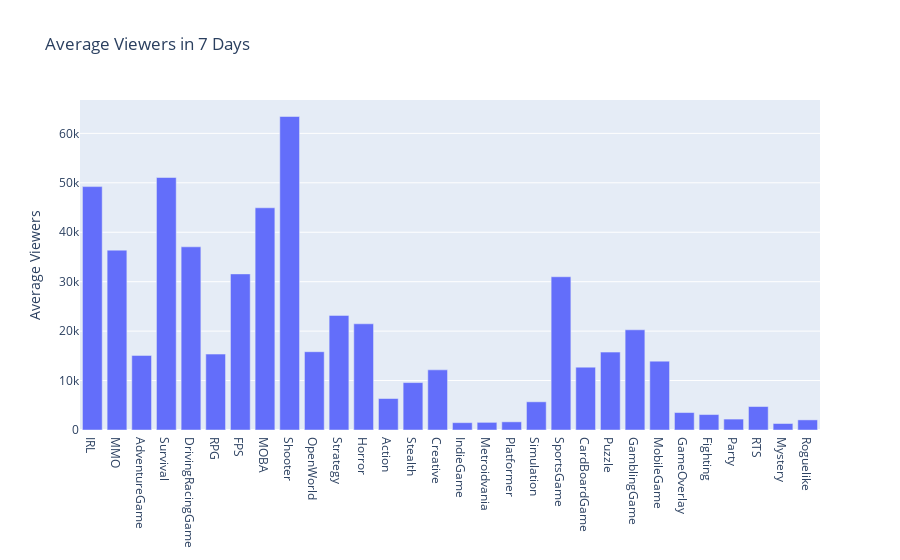

Notebook code cell kept with this figure:
### Code cell
def draw_average_viewers():
    data = {'tag': [], 'aver': []}
    for key in cat.keys():
        data['tag'].append(key)
        sdf = df[df['id'].isin(cat[key])]
        aver = sdf['Avg. viewers, 7 days'].sum() *1.0 / len(cat[key])
        data['aver'].append(aver)
    trace = go.Bar(
        x=data['tag'],
        y=data['aver'],
        name='Number of Games'
    )
    fig=go.Figure(data=[trace])
    fig.update_layout(
        title='Average Viewers in 7 Days',
        yaxis_title='Average Viewers',
    )
    pyo.iplot(fig)

draw_average_viewers()

### Figure 1 — Plotly figure (JSON) as saved in the notebook; plotly's stock layout.template omitted (floating-point values rounded to 4 significant figures)
{"data": [{"name": "Number of Games", "type": "bar", "x": ["IRL", "MMO", "AdventureGame", "Survival", "DrivingRacingGame", "RPG", "FPS", "MOBA", "Shooter", "OpenWorld", "Strategy", "Horror", "Action", "Stealth", "Creative", "IndieGame", "Metroidvania", "Platformer", "Simulation", "SportsGame", "CardBoardGame", "Puzzle", "GamblingGame", "MobileGame", "GameOverlay", "Fighting", "Party", "RTS", "Mystery", "Roguelike"], "y": [49230.0, 36380.0, 15090.0, 51070.0, 37050.0, 15360.0, 31570.0, 44950.0, 63410.0, 15830.0, 23181, 21480.0, 6365.0, 9590.0, 12170.0, 1484.0, 1545, 1655, 5704.0, 30998, 12710.0, 15754, 20266, 13929, 3530.0, 3124.0, 2208, 4747, 1316.0, 2045]}], "layout": {"title": {"text": "Average Viewers in 7 Days"}, "yaxis": {"title": {"text": "Average Viewers"}}}}
